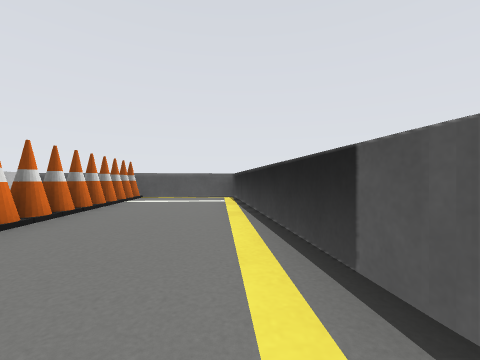
View 1 (above)

19 first-person views from a walk through a world built for the Gazebo simulator. The camera is 0.5 m above the floor, looks level and sees 90° across. The floor is counted in squares, 1 m on a side. Each view is taken from the middle of a square. On the plan, view 1 faces up. The plan holds only what a view shows up to about 9 squares ahead; the rest is blank. The place goes on beyond the plan.

View 2
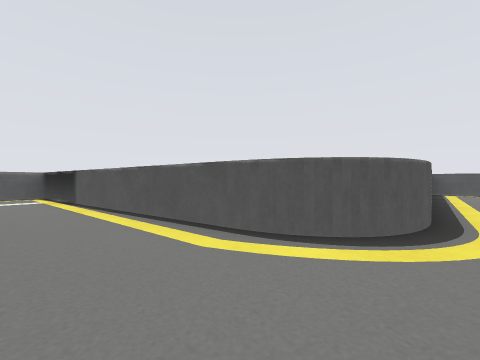

View 3
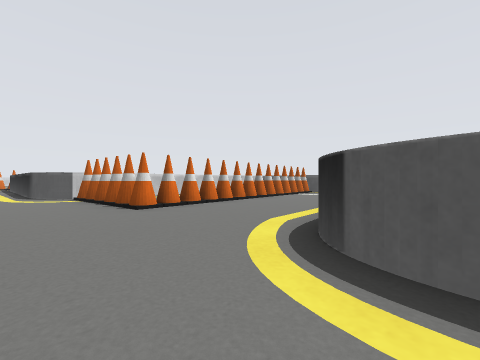

View 4
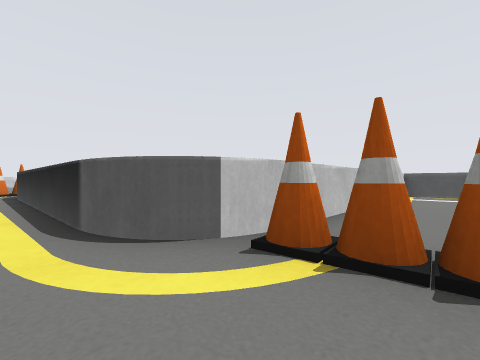

View 5
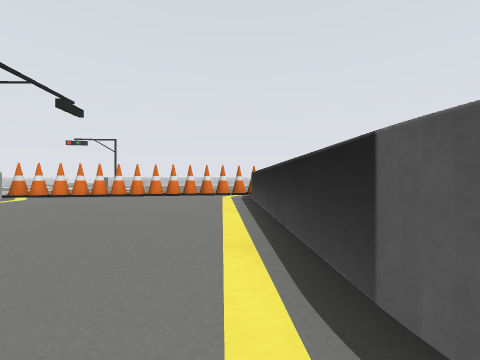

View 6
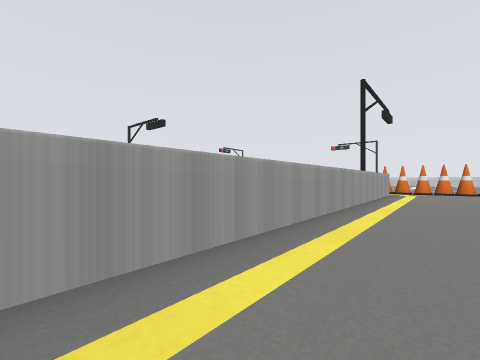

View 7
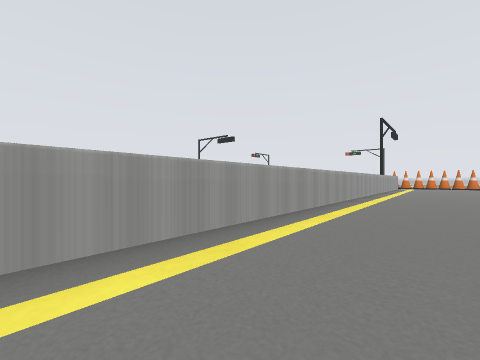

View 8
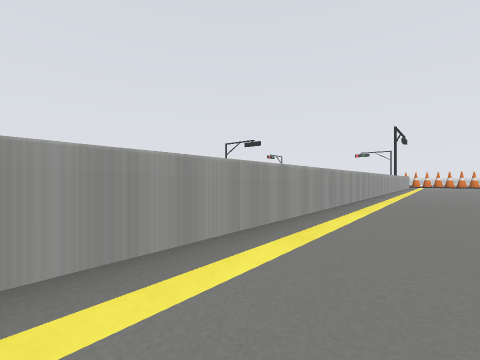

View 9
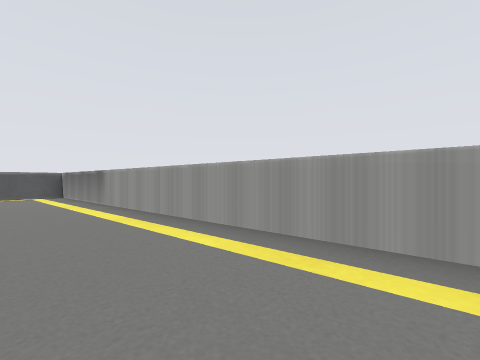

View 10
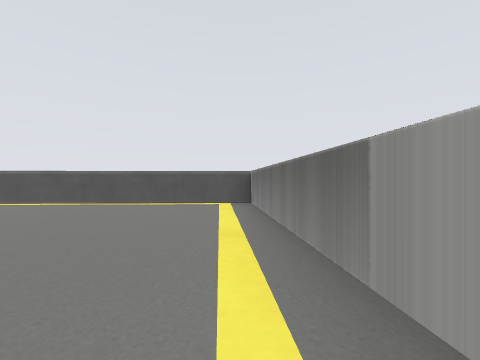

View 11
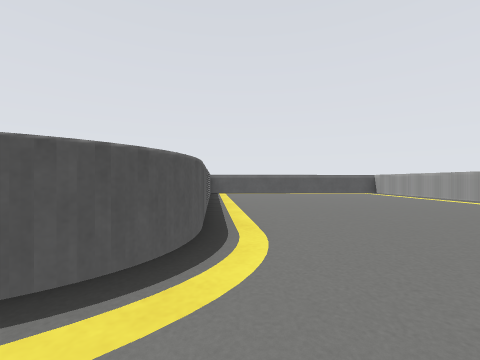

View 12
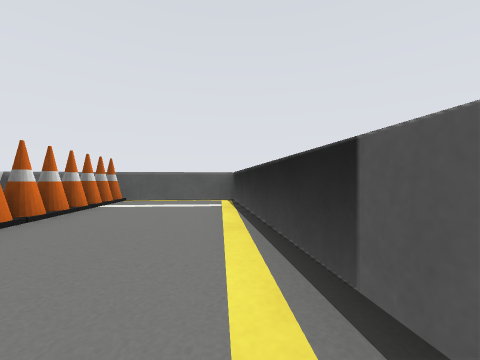

View 13
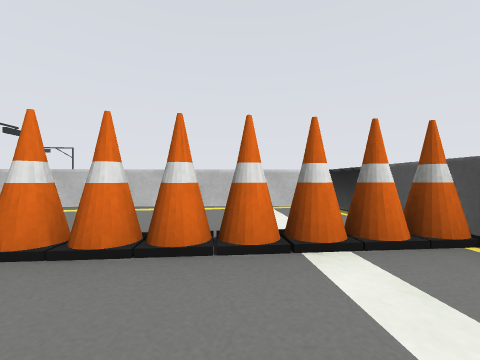

View 14
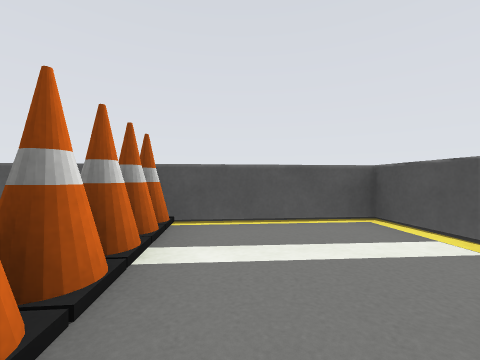

View 15
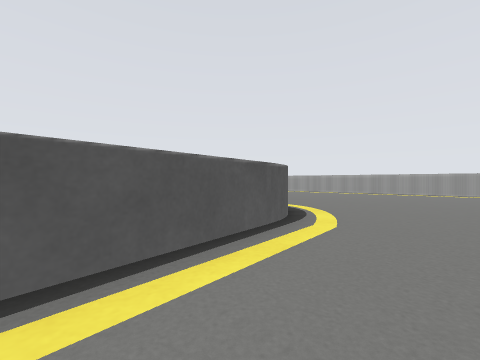

View 16
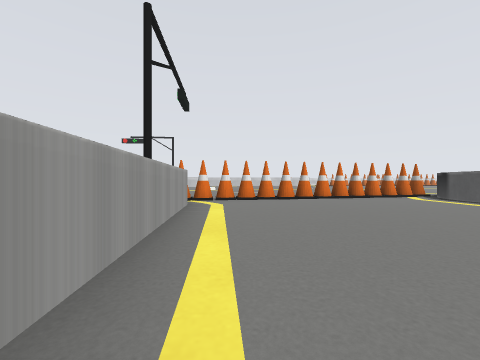

View 17
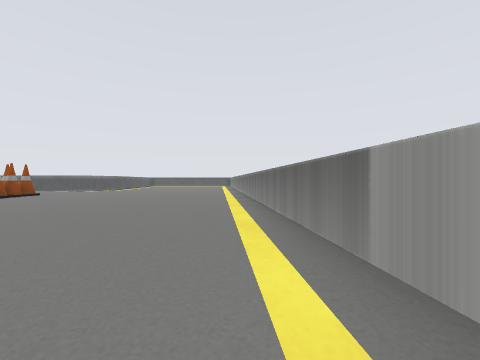

View 18
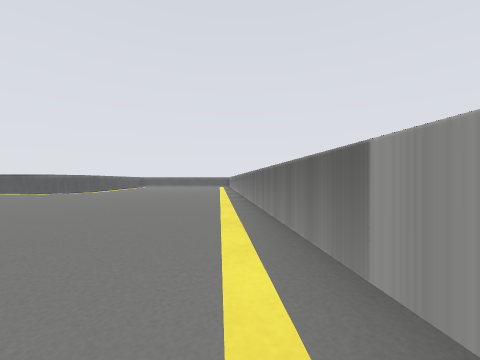

View 19
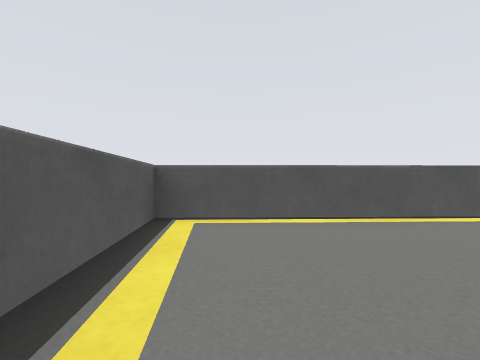

### Floor plan
Key: @ floor where view 1 was taken; # wall or solid block; x gap in a wall; . floor; = window, fence, low wall or low ledge; B black box; O other object.
Columns run from 15 left of view 1 to 11 right of it. Each row starts with its distance up from view 1.
  9        ==========
  8               ==
  7          ===B===
  6          =..B..=
  5          =..B..==
  4          =..B...=
  3          =..B...=
  2          ==.O...=
  1          ==.OO..=        ==
  0 =        =BBOB.@===== ==#=
 -1 ==========..............==
 -2 ==......................==
 -3  x.......................=
 -4  =.......................=
 -5  =.......................#
 -6  x.......................#=
 -7   =..........==============
 -8   ============
 -9   =B

Positions as (right, up) in squares from view 1, and headings:
1: (0, 0), facing up
2: (-1, -1), facing up-right
3: (2, -2), facing up-left
4: (-4, -2), facing up-left
5: (-6, -2), facing left
6: (-3, -6), facing down-left
7: (3, -5), facing down-left
8: (6, -5), facing down-left
9: (1, -5), facing down-right
10: (4, -6), facing right
11: (0, -1), facing right
12: (0, 1), facing up
13: (-1, 5), facing left
14: (-2, 4), facing up
15: (-1, 3), facing down-right
16: (-7, -7), facing left
17: (-10, -7), facing right
18: (-8, -7), facing right
19: (6, -1), facing right
